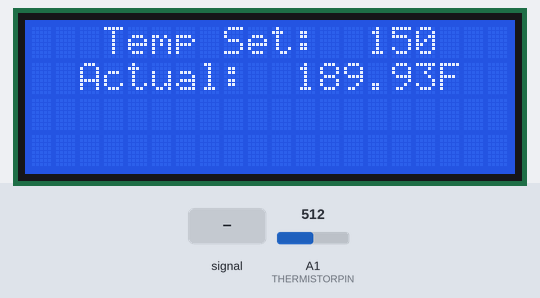
Bench run of a sketch on a simulated Arduino Uno, built with avr-gcc and run on an emulated ATmega328P. Parts: 20×4 character LCD. The inputs (shaded band) are chosen by the test bench; at power-on: A1 (THERMISTORPIN) = 512.

Above: at 2.2 s.
2.3 s: A1 (THERMISTORPIN) fed a 200 Hz sine of ±81 counts around its level
At 3.0 s:
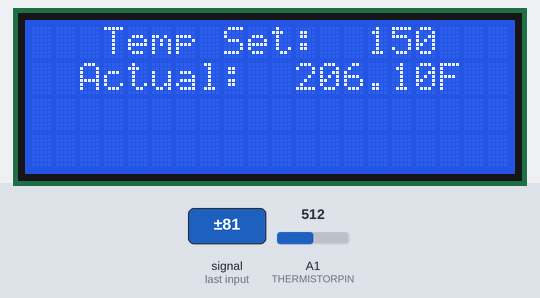
4.6 s: A1 (THERMISTORPIN) set to 716
At 5.9 s:
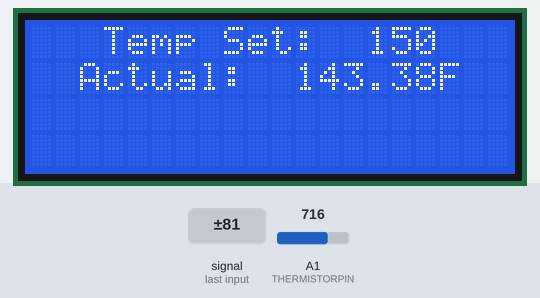
6.6 s: A1 (THERMISTORPIN) set to 900
At 7.5 s:
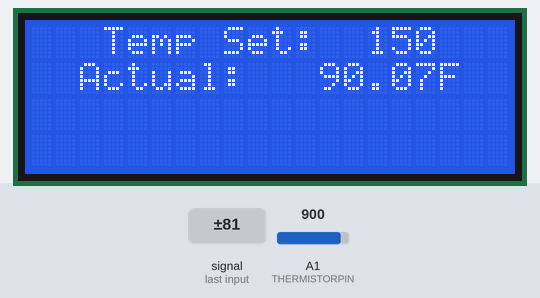
8.6 s: A1 (THERMISTORPIN) fed a 200 Hz sine of ±81 counts around its level
At 9.35 s:
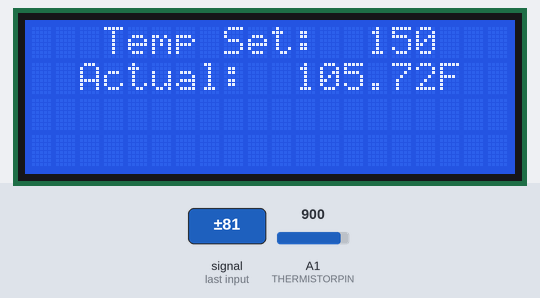
11.1 s: A1 (THERMISTORPIN) set to 1023
At 12.1 s:
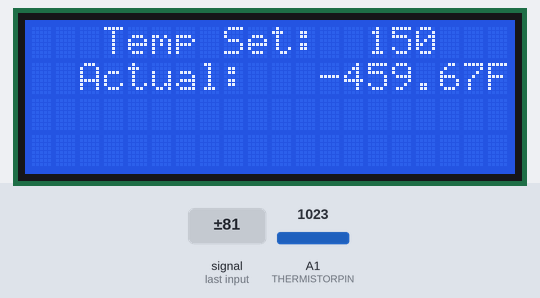
13.1 s: A1 (THERMISTORPIN) set to 1004
At 14.9 s:
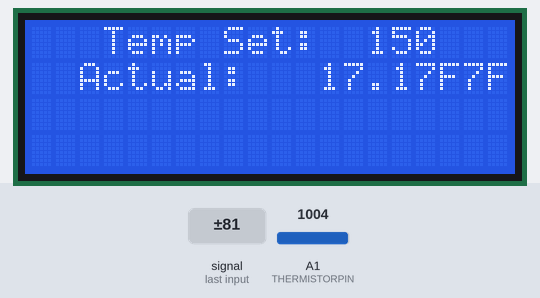
Timing chart, 0 to 16.1 s (numbered marks = the images above; inputs shaded):
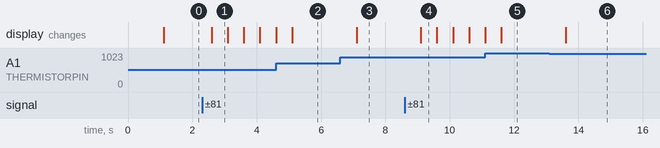

The sketch:

PID-Controller.ino
```cpp
#include <Wire.h>
#include <LiquidCrystal_I2C.h>
#include <PID_v2.h>

#define THERMISTORPIN A1// which analog pin to connect - why do you declare it here as a define? Does it need to be defined in the setup loop?
#define RESISTORREF 9975 // refference resistor actual value
#define THERMISTORNOMINAL 100000 //nominal thermistor value @ 25C
#define TEMPERATURENOMINAL 25  //nominal thermistor temp
#define BCOEFFICIENT 3950 //given by thermistor manufacturer

LiquidCrystal_I2C lcd(0x27, 20, 4);  // I2C LCD address to 0x27 for a 20chars  4line disp
const int ssrpin = 6;

//***************** PID SETTINGS *******************
//When process tuning, start with i=0, d=0, then adjust P>0 to get quick response
//with minimal oscillation about the setpoint. Then set i>0, (might be very small)
//to to help reduce the oscillation error futher. Then Adjust d>0 to reduce
//overshoot, while also maybe needing to adjust p to reduce heater lag.
double Kp = 190;  //proportional output modifier (harder and faster ramp up power)
double Ki = .1;  //integral term (adjusts the "viewing window" for the algorithm)
double Kd = 150; // derivative term (prevents overshoot but can lag heating)
PID_v2 myPID(Kp, Ki, Kd, PID::Direct);
const int WindowSize = 1000; //I am not sure what this does if you use an ssr and it also might just change the integral variable, effecively
unsigned long windowStartTime;
double actualtemp = 0;
double tempset = 150;

//****************** EVENT TIMING *******************
//Time= millisecs between events, Millis= the last time event occured
long temperatureSampleTime = 5, temperatureSampleMillis = 0; // temperature check
long displayUpdateTime = 500, displayUpdateMillis = 0; // draw display

void setup()
{
  Serial.begin(9600);

  lcd.init();  // - initialize the lcd
  lcd.backlight();  //turn on backlight
  lcd.clear();
  delay(1000); // Testing [dan]

  pinMode(ssrpin, OUTPUT);
  windowStartTime = millis();
  myPID.SetOutputLimits(0, WindowSize);
  myPID.Start(actualtemp, 0, tempset);
}

void loop() {
  unsigned long currentMillis = millis();
  if(currentMillis - temperatureSampleMillis >= temperatureSampleTime) // temperature sampling timer
  {
    temperatureSampleMillis = currentMillis; // save last time temp was sampled
    actualtemp = checkTemperature();
  }

  if(currentMillis - displayUpdateMillis >= displayUpdateTime) // display update timer
  {
    displayUpdateMillis = currentMillis; // save last time display was updated
    displayUpdate();
  }

  const double output = myPID.Run(actualtemp); // calculate PID output
  int ssrpwm = map(output, 0, WindowSize, 0, 255); // convert PID output to PMW duty cylce
  // Serial.print("PWM Value = ");
  // Serial.print(ssrpwm);
  // Serial.print("\n");
  analogWrite(ssrpin, ssrpwm); // send PWM duty cycle to SSR
}


double checkTemperature()
{
  float sample = 0;
  for (int i = 0; i < 10; i++) // take 10 amples
  {
    sample += analogRead(THERMISTORPIN); // read assigned pin and add to sample
  }
  sample = sample / 10; // take the average reading of all 10 samples
  sample = (1023 / sample) -1; // returns calculated resistance of thermistor?(I think it uses this to set the analog read range)
  sample = RESISTORREF / sample; //adjusts calculation for real measuered constants?
  double steinhart; // this calculation uses the Steinhart equation
  steinhart = sample / THERMISTORNOMINAL;           // (R/Ro)
  steinhart = log(steinhart);                       // ln(R/Ro)
  steinhart /= BCOEFFICIENT;                        // 1/B * ln(R/Ro)
  steinhart += 1.0 / (TEMPERATURENOMINAL + 273.15); // + (1/To)
  steinhart = 1.0 / steinhart;                      // Invert
  steinhart -= 273.15;                              // convert to C
  steinhart = (steinhart * 9 / 5) + 32;             // convert to F
  return steinhart;
}

void displayUpdate()
{
  // lcd.clear();
  lcd.setCursor(0,0);
  lcd.print("   Temp Set:  ");
  lcd.setCursor(14,0);
  int temp = tempset; //turns to an int with no decimal
  lcd.print(temp);

  if (actualtemp < 100)
  {
    lcd.setCursor(0,1);
    lcd.print("  Actual:   ");
    lcd.setCursor(12,1);
    lcd.print(actualtemp);
    lcd.print("F");
  }

  else
  {
    lcd.setCursor(0,1);
    lcd.print("  Actual:  ");
    lcd.setCursor(11,1);
    lcd.print(actualtemp);
    lcd.print("F");
  }

}
```

Measured:
- the behaviour switches between 1023 and 1022 on A1 (THERMISTORPIN) (found by bisection; images 5 and 6)
- after the input at 2.3 s, the display: changes after 0.30 s (image 1)
- after the input at 6.6 s, the display: changes after 0.50 s (image 3)
- after the input at 8.6 s, the display: changes after 0.50 s (image 4)
- after the input at 13.1 s, the display: changes after 0.51 s (image 6)
- what the display in image 1 shows lasts 0.5 s, from 2.6 s to 3.1 s
